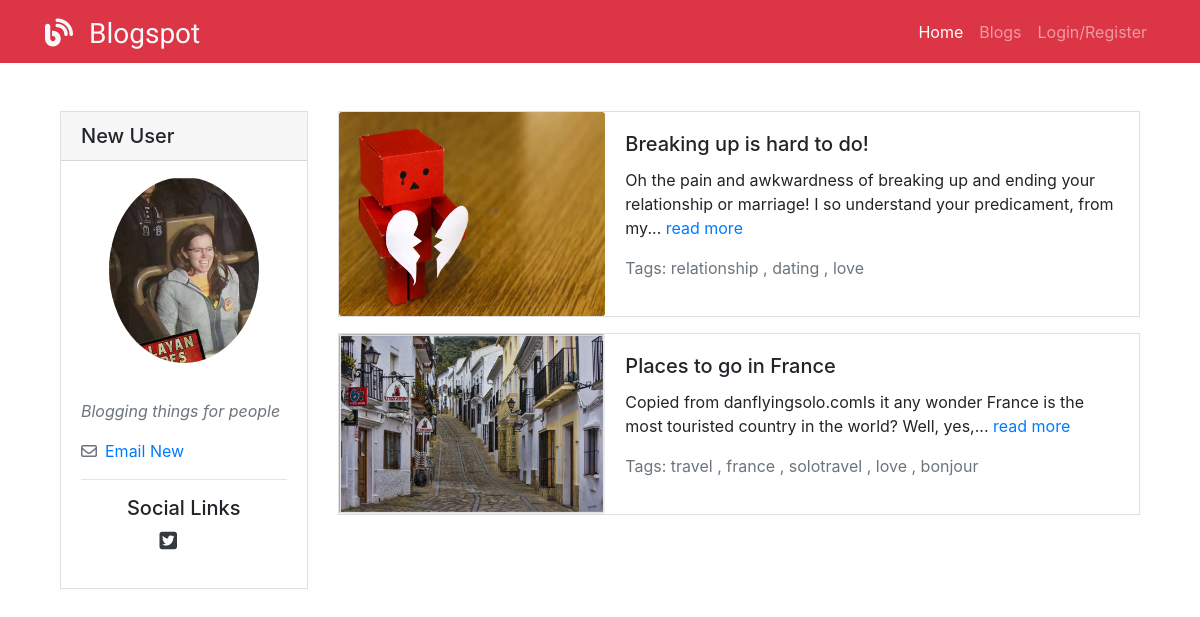
Page /users/1 on the committed database.
### models.py (models this page shows, shortened)
class User(db.Model):
    __tablename__ = "user"
    id = db.Column(db.Integer, primary_key=True)
    first_name = db.Column(db.String(45))
    last_name = db.Column(db.String(45))
    tagline = db.Column(db.String(100))
    twitter = db.Column(db.String(15))
    instagram = db.Column(db.String(30))
    facebook = db.Column(db.String(50))
    pic_filepath = db.Column(db.Text)
    email = db.Column(db.String(45))
    password = db.Column(db.String(100))
    created_at = db.Column(db.DateTime, server_default=func.now())
    updated_at = db.Column(db.DateTime, server_default=func.now(), onupdate=func.now())

class Blog(db.Model):
    __tablename__ = "blogs"
    id = db.Column(db.Integer, primary_key=True)
    title = db.Column(db.String(55))
    content = db.Column(db.Text)
    user_id = db.Column(db.Integer, db.ForeignKey('user.id'), nullable=False)
    user = db.relationship('User', foreign_keys=[user_id], backref="user_blogs")
    pic_filepath = db.Column(db.Text)
    created_at = db.Column(db.DateTime, server_default=func.now())
    updated_at = db.Column(db.DateTime, server_default=func.now(), onupdate=func.now())
    blog_has_tags = relationship('BlogTag', cascade="all, delete-orphan")

class BlogTag(db.Model):
    __tablename__ = "blog_tags"
    id = db.Column(db.Integer, primary_key=True)
    tag_id = db.Column(db.Integer, db.ForeignKey('tags.id'), nullable=False)
    blog_id = db.Column(db.Integer, db.ForeignKey('blogs.id'), nullable=False)
    tag = relationship('Tag', back_populates="tag_has_blogs")
    blog = relationship('Blog', back_populates="blog_has_tags")

class Tag(db.Model):
    __tablename__ = "tags"
    id = db.Column(db.Integer, primary_key=True)
    text = db.Column(db.String(20))
    created_at = db.Column(db.DateTime, server_default=func.now())
    updated_at = db.Column(db.DateTime, server_default=func.now(), onupdate=func.now())
    tag_has_blogs = relationship('BlogTag')

### controller_functions.py (the view)
def show_user(id):
    user = User.query.get(id)
    return render_template('user.html', user=user)

### templates/user.html (shortened to what this page needs)
<!DOCTYPE html>
<html lang="en">
  <head>
    <link rel="stylesheet" href="https://stackpath.bootstrapcdn.com/bootstrap/4.3.1/css/bootstrap.min.css"
>
    <link href="{{url_for('static', filename='css/styles.css')}}" rel="stylesheet">
  </head>
  <body>
    {% include 'navbar.html' with context %}
    <div class="container mt-4">
      {% if session['userid'] == user.id %}
      <h3>User Dashboard</h3>
      <div class="row">
        <div class="col col-8">
          <table class="table table-bordered table-striped">
            <thead>
              <tr>
                <th>Title</th>
                <th>Posted</th>
                <th>Comments</th>
                <th class="text-center">Actions</th>
              </tr>
            </thead>
            <tbody>
              {%  for blog in user.user_blogs %}
              <tr>
                <td>
                  <a href="/blogs/{{ blog.id }}">{{ blog.title }}</a>
                </td>
                <td>{{ blog.created_at }}</td>
                <td>{{ blog.blog_comments | length }}</td>
                <td class="text-center">
                  <a href="/blogs/{{ blog.id }}/edit" class="text-warning mx-2"><i class="fas fa-edit"></i></a>
                  <a class="deleteBlog text-danger mx-2"><i class="fas fa-trash-alt"></i></a></td>
              </tr>
              {% endfor %}
              {% if user.user_blogs | length == 0 %}
              <tr>
                <td colspan="4">You have no blogs... Why not <a href="/blogs/create">create</a> one now?</td>
              </tr>
              {% endif %}
            </tbody>
          </table>
        </div>
        <div class="col col-4">
          <div class="card">
            <div class="card-header">My Details</div>
            <div class="card-body">
              <p class="card-text">
                Name: {{ user.first_name }} {{ user.last_name }}
              </p>
              <p class="card-text">
                Email: {{ user.email }}
              </p>
              <p class="card-text">
                Tagline: {{ user.tagline }}
              </p>
              {%  if user.facebook %}
              <p class="card-text">
                Facebook: {{ user.facebook }}
              </p>
              {% endif %}
              {%  if user.instagram %}
              <p class="card-text">
                Instagram: {{ user.instagram }}
              </p>
              {% endif %}
              {%  if user.twitter %}
              <p class="card-text">
                Twitter: {{ user.twitter }}
              </p>
              {% endif %}
            </div>
            <div class="card-footer">
              <a href="/users/{{ user.id }}/edit" class="btn btn-sm btn-warning">Edit Profile</a>
            </div>
          </div>
        </div>
      </div>
      {% else %}
      <div class="container">
        <div class="row">
          <div class="col col-3">
            <div class="card my-4">
              <h5 class="card-header">{{ user.first_name }} {{user.last_name}}</h5>
              <img class="user-img rounded-circle my-3" src="{%  if user.pic_filepath %}
                        {{ url_for('static', filename='img/users/' + user.pic_filepath)}}
                            {% else %} http://placehold.it/125x125 {%endif%}" alt="user image">
              <div class="card-body">
                <p class="text-muted font-italic">{{user.tagline or '...'}}</p>
                <p class="text-muted"><i class="far fa-envelope mr-2"></i><a href="mailto:{{user.email}}?Subject=Blogspot%20Email">Email {{user.first_name}}</a></p>
                <hr>
                <h5 class="text-center">Social Links</h5>
                <div class="row justify-content-center mb-3">
                  {% if user.twitter %}
                  <div class="col col-4"><a href="https://www.twitter.com/{{user.twitter}}" target="_blank"
                      class="text-dark"><i class="fab fa-twitter-square fa-lg"></i></a></div>
                  {% endif %}
                </div>
              </div>
            </div>
          </div>
          <div class="col col-9 my-4">
            {%  for blog in user.user_blogs %}
            <div class="card mb-3">
              <div class="row no-gutters">
                <div class="col-md-4">
                  <a href="/blogs/{{ blog.id }}"><img src="{%  if blog.pic_filepath %}
                                {{ url_for('static', filename='img/blogs/' + blog.pic_filepath)}}
                                    {% else %}
                                     http://placehold.it/140x100 {% endif %}" class="card-img" alt="blog thumbnail"></a>
                </div>
                <div class="col-md-8 mb-3">
                  <div class="card-body">
                    <h5 class="card-title">{{ blog.title }}</h5>
                    <p class="card-text"><span class="blogContent">{{ blog.content[:150] | striptags }}...</span>
                      <a href="/blogs/{{ blog.id }}">read more</a></p>
                    <p class="card-text text-muted">Tags:
                      {% for tag in blog.blog_has_tags %}
                      <span>{{tag.tag.text}} {% if not loop.last %}, {% endif %}</span>
                      {% endfor %}
                    </p>
                  </div>
                </div>
              </div>
            </div>
            {%  endfor %}
          </div>
        </div>
      </div>
    </div>
    {% endif %}
  </body>
</html>

### static/css/styles.css (style rules this page uses)
* { margin: 0; padding: 0; }
.card-img { height: 100%; }
.user-img { display: block; margin: 0 auto; width: 150px; }
.card { border-radius: 0 !important; }

### rows in the picture
User: first_name "New", last_name "User", pic_filepath (picture), tagline "Blogging things for people"
Blog: pic_filepath (picture), title "Breaking up is hard to do!", content "Oh the pain and awkwardness of breaking up and ending your relationship or marriage! I so understand your predicament, from my"
BlogTag: tag.text "relationship"
BlogTag: tag.text "dating"
BlogTag: tag.text "love"
Blog: pic_filepath (picture), title "Places to go in France", content "Copied from danflyingsolo.comIs it any wonder France is the most touristed country in the world? Well, yes,"
BlogTag: tag.text "travel"
BlogTag: tag.text "france"
BlogTag: tag.text "solotravel"
BlogTag: tag.text "love"
BlogTag: tag.text "bonjour"
